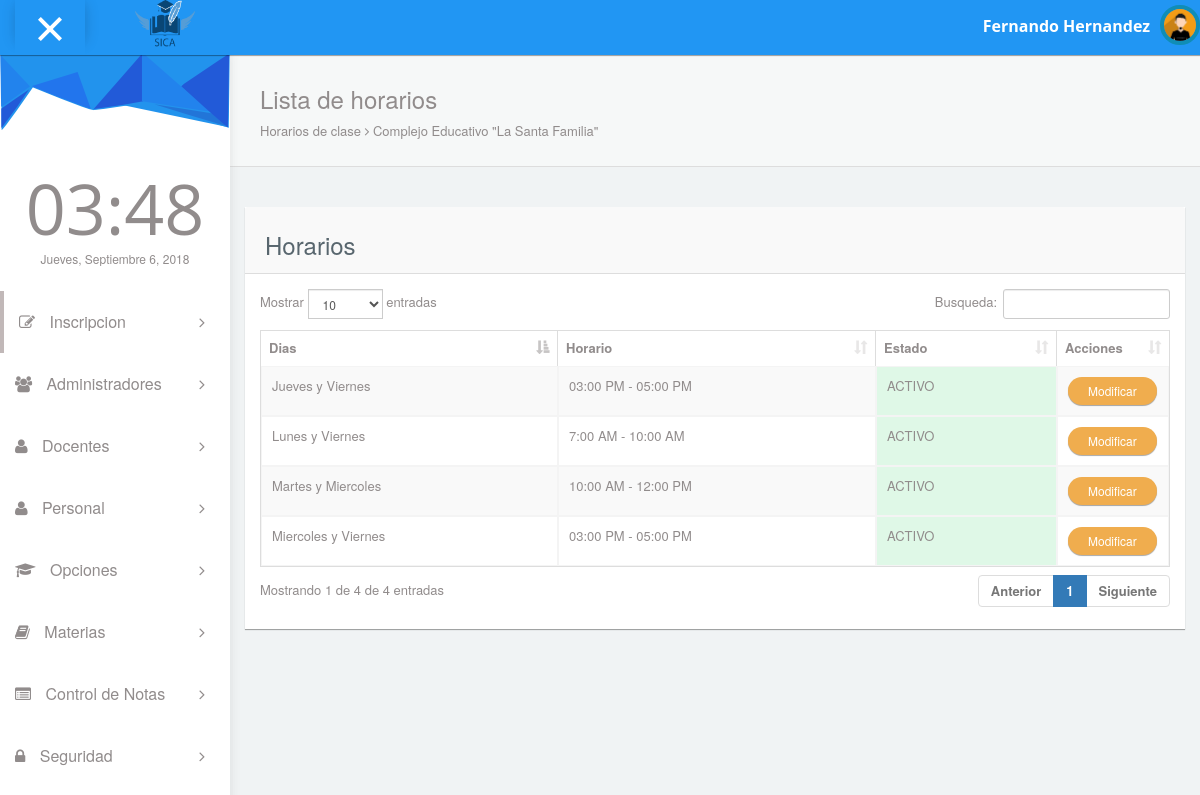
Page /pages/listaHorarios.php on the committed database.
### tables this page shows
CREATE TABLE `thorarios` (
  `eid_horario` int(11) NOT NULL AUTO_INCREMENT,
  `cdia` varchar(20) NOT NULL,
  `chora` varchar(20) NOT NULL,
  `estado` int(11) NOT NULL,
  PRIMARY KEY (`eid_horario`)
);

### pages/tablaHorarios.php (the view)
<?php
                            include "../config/conexion.php" ;
                            $result = $conexion->query("SELECT * FROM thorarios GROUP BY cdia");
                            if($result->num_rows != 0){
                                while($fila = $result->fetch_object()){
                                  echo "<tr>";
                                    echo "<td>".$fila->cdia."</td>";
                                    echo "<td>".$fila->chora."</td>";
                                    if($fila->estado == 0){
                                      echo "<td> INACTIVO </td>";
                                    }
                                    else if($fila->estado == 1){
                                      echo "<td bgcolor=#dff8e7> ACTIVO </td>";
                                    }
                                      $aux= "<button type=\"button\" class=\"btn btn-warning btn-sm btn-round\" ";
                                      $aux.="onclick=\"editar('".$fila->eid_horario."','".$fila->cdia."','".$fila->chora."','".$fila->estado."')\";>";
                                      $aux.="Modificar</button>";
                                    echo "<td width='90'>";
                                      echo $aux;
                                    echo "</td>";
                                  echo "</tr>";
                                }
                            }
?>

### rows in the picture
thorarios: cdia "Jueves y Viernes", chora "03:00 PM - 05:00 PM", estado "ACTIVO"
thorarios: cdia "Lunes y Viernes", chora "7:00 AM - 10:00 AM", estado "ACTIVO"
thorarios: cdia "Martes y Miercoles", chora "10:00 AM - 12:00 PM", estado "ACTIVO"
thorarios: cdia "Miercoles y Viernes", chora "03:00 PM - 05:00 PM", estado "ACTIVO"
